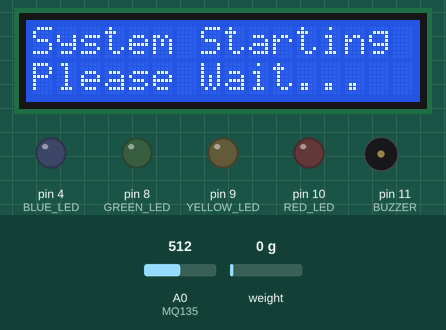
This sketch was run on a simulated Arduino Uno, built with avr-gcc and run on an emulated ATmega328P. Shown: 16×2 character LCD, output pins drawn as LEDs (lit = HIGH), buzzer (waves = sounding). The inputs (shaded band) are chosen by the test bench; at power-on: A0 (MQ135) = 512, weight on the scale 0 g. The modem accepts every AT command (registered, SIM ready, sends succeed) and sends nothing else; pins used as bus, display or sensor lines are not drawn; what the sketch prints to the serial monitor is not drawn.

Above: at 1.1 s.
5.9 s: A0 (MQ135) set to 208
16.7 s: A0 (MQ135) set to 190
At 25.3 s:
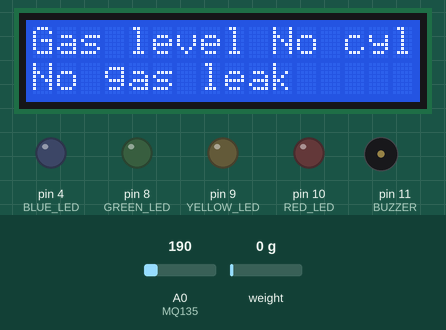
26.1 s: weight on the scale set to 913 g
27.6 s: weight on the scale set to 1069 g
At 28.7 s:
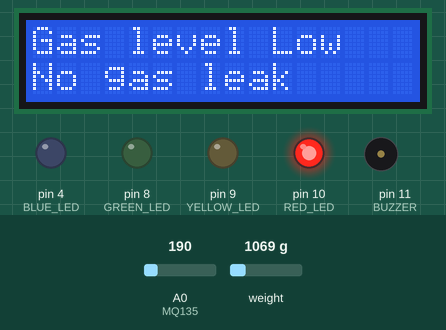
29.4 s: A0 (MQ135) set to 210
At 40.0 s:
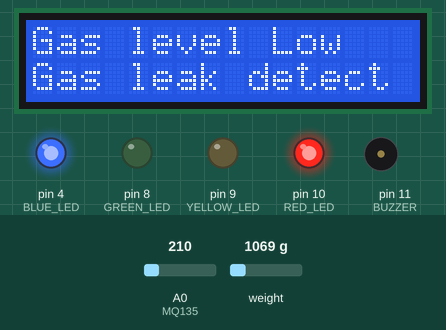
40.7 s: weight on the scale set to 1149 g
50.3 s: weight on the scale set to 1277 g
At 67.5 s:
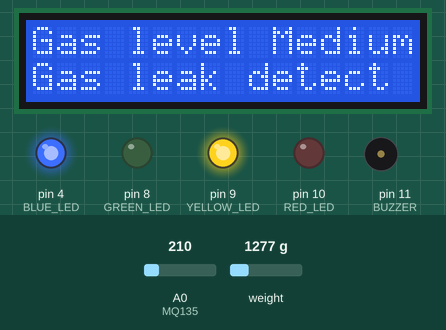
Timing chart, 0 to 69.3 s (numbered marks = the images above; inputs shaded):
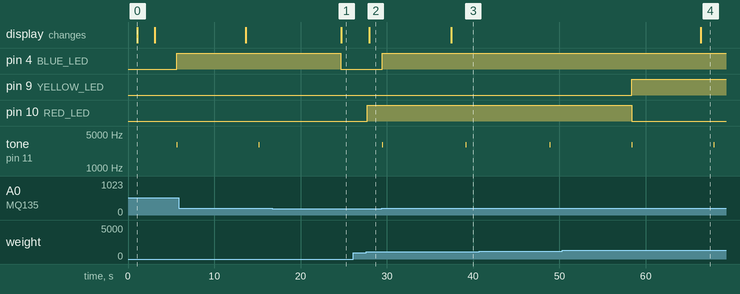

The sketch:

GasMonitor.ino.ino
```cpp
//----K.I.M Perera----
#include <Wire.h>
#include <LiquidCrystal_I2C.h>
#include "HX711.h"
#include <SoftwareSerial.h>

//----- HX711 Setup
#define DOUT 2
#define CLK 3
HX711 scale;

//----- I2C LCD
LiquidCrystal_I2C lcd(0x27, 16, 2);

//----- Pins
#define GREEN_LED 8
#define YELLOW_LED 9
#define RED_LED 10
#define BLUE_LED 4
#define BUZZER 11
#define MQ135 A0

//----- SIM800L Setup
#define SIM800_TX 7
#define SIM800_RX 6
SoftwareSerial sim800(SIM800_TX, SIM800_RX);

//----- Thresholds
long fullLevel = 1259700;
long mediumLevel = 782100;
long lowLevel = 500000;
long noCylinderLevel = 412600;
int gasThreshold = 200;

//----- Timers
unsigned long lastLowBeepTime = 0;
unsigned long lastGasBeepTime = 0;
unsigned long lastSmsTime = 0;
const unsigned long gasBeepInterval = 200;
const unsigned long smsInterval = 60000;
const unsigned long lowBeepInterval = 2000;

//----- Phone number
String phoneNumber = "+94#######";

//----- Gas state tracking
bool smsSentLeak = false;
bool smsSentClear = false;

void setup() {
  Serial.begin(9600);
  sim800.begin(9600);
  scale.begin(DOUT, CLK);
  scale.tare();

  lcd.init();
  lcd.backlight();
  lcd.clear();
  lcd.setCursor(0, 0);
  lcd.print("System Starting");
  lcd.setCursor(0, 1);
  lcd.print("Please Wait...");
  delay(2000);

  lcd.clear();
  pinMode(GREEN_LED, OUTPUT);
  pinMode(YELLOW_LED, OUTPUT);
  pinMode(RED_LED, OUTPUT);
  pinMode(BLUE_LED, OUTPUT);
  pinMode(BUZZER, OUTPUT);

  Serial.println("Gas Level & Leak Monitor started...");

  // Initialize SIM800L
  sendAT("AT");
  sendAT("AT+CMGF=1");
  sendAT("AT+CNMI=1,2,0,0,0");
}

void loop() {
  unsigned long currentMillis = millis();

  //----- Weight Monitoring ---
  long reading = scale.read_average(10);
  String weightStatus;

  if (reading >= mediumLevel) {
    digitalWrite(GREEN_LED, HIGH);
    digitalWrite(YELLOW_LED, LOW);
    digitalWrite(RED_LED, LOW);
    weightStatus = "High";
  } else if (reading >= lowLevel && reading < mediumLevel) {
    digitalWrite(GREEN_LED, LOW);
    digitalWrite(YELLOW_LED, HIGH);
    digitalWrite(RED_LED, LOW);
    weightStatus = "Medium";
  } else if (reading >= noCylinderLevel && reading < lowLevel) {
    digitalWrite(GREEN_LED, LOW);
    digitalWrite(YELLOW_LED, LOW);
    digitalWrite(RED_LED, HIGH);
    weightStatus = "Low";

    // Low gas volume alert every 2 seconds
    if (currentMillis - lastLowBeepTime >= lowBeepInterval) {
      digitalWrite(BUZZER, HIGH);
      delay(200);
      digitalWrite(BUZZER, LOW);
      lastLowBeepTime = currentMillis;
    }
  } else {
    // No cylinder
    digitalWrite(GREEN_LED, LOW);
    digitalWrite(YELLOW_LED, LOW);
    digitalWrite(RED_LED, LOW);
    weightStatus = "No cyl";
  }

  // ----- Gas Sensor Monitoring -----
  int gasValue = analogRead(MQ135);
  bool gasLeak = false;

  if (gasValue > gasThreshold) {
    gasLeak = true;
    digitalWrite(BLUE_LED, HIGH);

    // Gas leak rapid beep
    if (currentMillis - lastGasBeepTime >= gasBeepInterval) {
      tone(BUZZER, 3000, 100);
      lastGasBeepTime = currentMillis;
    }

    // Send SMS if gas leak detected
    if (!smsSentLeak || (currentMillis - lastSmsTime >= smsInterval)) {
      sendSMS(phoneNumber, "ALERT: Gas leak detected! Check cylinder immediately.");
      smsSentLeak = true;
      smsSentClear = false;
      lastSmsTime = currentMillis;
    }
  } else {
    gasLeak = false;
    digitalWrite(BLUE_LED, LOW);
    noTone(BUZZER);
  }

  // Send SMS when gas leak clears
  if (!smsSentClear && smsSentLeak) {
    sendSMS(phoneNumber, "Gas levels back to normal. No leak detected.");
    smsSentClear = true;
    smsSentLeak = false;
    lastSmsTime = currentMillis;
  }

  //----- LCD Display -----
  lcd.clear();
  lcd.setCursor(0, 0);
  lcd.print("Gas level ");
  lcd.print(weightStatus);
  lcd.setCursor(0, 1);
  if (gasLeak) lcd.print("Gas leak detect");
  else lcd.print("No gas leak");

  //----- Serial Monitor -----
  Serial.print("Weight: "); Serial.print(reading);
  Serial.print(" ("); Serial.print(weightStatus); Serial.print(") ");
  Serial.print("Gas: "); Serial.println(gasValue);

  delay(500);
}

//----- SIM800L Functions
void sendAT(String cmd) {
  sim800.println(cmd);
  delay(500);
  while (sim800.available()) Serial.write(sim800.read());
}

void sendSMS(String number, String message) {
  Serial.println("Sending SMS...");
  while(sim800.available()) sim800.read();
  sim800.println("AT+CMGF=1");
  delay(300);
  while(sim800.available()) sim800.read();
  sim800.print("AT+CMGS=\"");
  sim800.print(number);
  sim800.println("\"");
  delay(300);
  sim800.print(message);
  delay(300);
  sim800.write(26); // Ctrl+Z ASCII code
  delay(3000);
  Serial.println("SMS sent successfully.");
}
```

Measured:
- the behaviour switches between 201 and 200 on A0 (MQ135) (found by bisection; images 0 and 1)
- the behaviour switches between 982 and 983 g on weight on the scale (found by bisection; images 1 and 2)
- the behaviour switches between 1190 and 1191 g on weight on the scale (found by bisection; images 3 and 4)
- after the input at 16.7 s, pin 4 (BLUE_LED): HIGH → LOW after 8.0 s; tone on pin 11 (BUZZER): stays silent (without the input it goes to 3000 Hz after 8.0 s); the display: changes after 8.0 s (image 1)
- after the input at 26.1 s, every drawn part: stays the same
- after the input at 27.6 s, pin 10 (RED_LED): LOW → HIGH after 0.12 s; the display: changes after 0.34 s (image 2)
- after the input at 29.4 s, pin 4 (BLUE_LED): LOW → HIGH at once; tone on pin 11 (BUZZER): alternates 3000 Hz for 0.10 s and silent for 9.6 s, starting at once; the display: changes after 8.1 s (image 3)
- after the input at 50.3 s, pin 9 (YELLOW_LED): LOW → HIGH after 8.1 s; pin 10 (RED_LED): HIGH → LOW after 8.1 s; the display: changes after 16.1 s (image 4)
